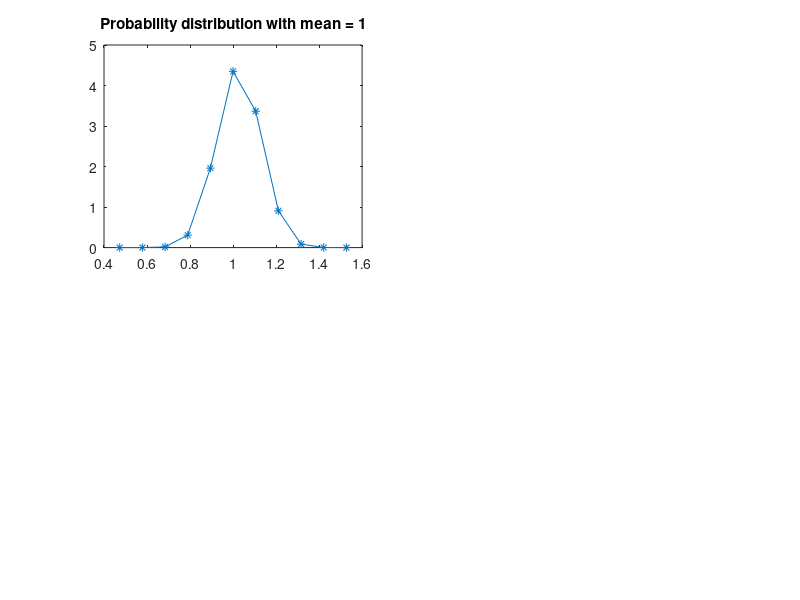

MATLAB code to generate this figure: (Note: this script raises an error after producing the figure.)
% clear;close all;
%% Test Hb dissociation look up table
alpha = 1.3e-6*1e3;  % O2 solubility  in water/plasma(mM/mmHg)
CHb   = 0.021*1e3;   % Hb binding site conc (mmol/L of RBC's)
Hct   = 0.40;    % hematocrit (unitless)
C0    = CHb*Hct; % blood oxygen binding capacity (mol/L)
n     = 2.7;     % Hill exponent
P50   = 27;      % half-max saturation of Hb
beta  = 16800*1e-3; % O2 solubility in air (mmHg/mM)

HbLookUp = load('Lookup.mat'); %outputs Hb dissociation curve lookup table
HbDisP = HbLookUp.LOOK.Plookup;
HbDisC = HbLookUp.LOOK.Clookup;
% Ceq = zeros(size(HbDisP));
% for iqs = 1:length(HbDisP)
%     Ceq(iqs) = alpha*HbDisP(iqs)+C0*((HbDisP(iqs)^n)/(HbDisP(iqs)^n+P50^n)); % transform to Pa
% end
% test interp1
% Cx = 1:1.7:12;
% Pvdist = interp1(HbDisC, HbDisP,Cx , "linear");
% plot(HbDisP, HbDisC, HbDisP, Ceq, '--', Pvdist, Cx, 'x-', 'Linewidth', 2);

%% Prepare pseudo-random continuous distribution
N = 20;
SD = 5e-1;

N = 20;
SD = 1e-1;

in = linspace(0.05, 2, N);
% normal probability distribution density
bell = normpdf(in, 1, SD);

% cut off low probabilities for compuational reasons
trashold = 0.000001;
in = in(bell>trashold);
bell = bell(bell>trashold);
N = numel(bell);

Vdist = in/ mean(in); % ventilation sweep with mean of 1
Pd = bell / mean(bell); % probability distribution with mean of one
% sum

% plot(Qdist, Qpd, Qdist, bell2)
% figure;plot(Vdist, '*');
% plot(Pd, '*');

figure(1);clf;subplot(221);
plot(Vdist, Pd, '*-');title('Probability distribution with mean = 1');
% bar(vrs, Pd);title(sprintf('Distribution of ventilation among %d elements', N));
% xlabel('Ventilated elements (L/)');
% 
% % distribution of flow
% figure(2);clf;
% bar(vrs, qrs);title('Distribution of flow');

%% parameters
D     = 285;      %apparent diffusion (L/min)
Pair  = 150;    %atmospheric oxygen partial pressure (mmHg)
Pin   = 45;     %mixed venous oxygen partial pressure - pulmonary inlet (mmHg)
Vvasc = 1;      %volume of vascular space (ml)
Valv  = 1;      %alveolar volume (ml)
l     = 1; %length of capillary

%load optimized diffusion (D) parameter
load('ModelD_optimization_v2_results.mat','JD','DD')
[~, jDpi] = min(JD); DDp = DD(jDpi);D = DDp;
par = [D Pair Pin alpha beta l];

%% Run ModelD eval - test the distribution
NN = 500;
tic
Qt = 0.05;Vpt = 0.3;
par(6) = 1;
par(1) = D;
[Pv,Pa,Cvi,Pvi,EPSv,dx] = modelD_SS_relaxation(NN,par,HbDisP,HbDisC,5,5);

fprintf('At Q = %2.2f and Vp  = %2.2f, pO2_{dist} = %2.1f (alv. = %2.1f), in %2.0f ms \n', Qt, Vpt, Pv, Pa, t*1000);
VQset = 0:0.01:0.2;
Cvid = zeros(numel(VQset), 1);
for i = 1:numel(VQset)
    fprintf('Jedu %2.0f %% \n' , i/numel(VQset)*100);
    [~,~,C] = modelD_SS_relaxation(NN,par,HbDisP,HbDisC,VQset(i),VQset(i));
    Cvid(i) = C(end);
end
%% 
cla;hold on;
plot(VQset, Cvid, 'o-');
yl = ylim;
plot(VQset(isnan(Cvid)), yl(1) + (yl(2)-yl(1))*0.9*ones(size(find(isnan(Cvid)))), 'o-');
t = toc;
% fprintf('Cvi %1.3f, CviSum %1.3f \n', Cvi(end), Csum);



%% init
% inputs
V = 5;
CO = 5;

vrs = V/N * Vdist; % pseudorandom ventilation set
% qrs = CO/N .* ones(N, 1); % flow - start simple unmatched
qrs = vrs; % flow matches ventilation 1:1
% qrs as a function of q
A = struct();
A = calculateDistributedAlveoliD(par, vrs, qrs, Pd, true);

%% save results
% DMR = struct(); % distributed model results
% DMR.CO = CO; % cardiac output
% DMR.Vp = Vpd; % ventilation
% DMR.Pv = Pvdist; % PO2 in pulmonary veins
% DMR.Qpd = Qpd; % flow probability distribution - same for all data points
% DMR.pVascND = pVascND; % non distributed
% DMR.pAlvND = pAlvND;
% snapfile = sprintf('Data\\snapshot_V%d_Q%d.mat', Vps, Qs);
% DMR.snap = load(snapfile).snap; % paralel for snapshot
% 
% save(filename, "DMR");
%% load results
% clear;
% figure(1);clf;
% DMR = load(filename).DMR; % distributed model results
% 
% % DMR = load("Data/DistributedModel_SD_0.mat").DMR; % distributed model results
% % DMR = load("DistributedModel_SD_2e-1.mat").DMR; % distributed model results
% % DMR = load("DistributedModel_SD_1e-3.mat").DMR; % distributed model results
% % N = length(DMR.snap.Qds)*10;
% 
% % DMR.snap.PvNDs = DMR.pVascND(3, 3);
% % DMR.snap.Pvs = DMR.snap.Ps;
% % subplot(131); histogram(dmr.snap.Qds, N, "EdgeAlpha",0.2);
% % subplot(132); histogram(dmr.snap.Pds, N); 
% %%
% subplot(231); cla; hold on;
% % b = DMR.snap.Qds.*DMR.Qpd;
% bar(DMR.snap.Qds, DMR.Qpd/sum(DMR.Qpd)*100);
% title(sprintf('Flow pseudodistribution at N = %d', N));
% ylabel('Count (%)');xlabel('BLood flow');
% % plot(DMR.snap.Qds,DMR.snap.Vds, 'x');
% % title(['Blood flow distribution in alveoli, Q_{total} = ' num2str(round(sum(DMR.snap.Qds), 2)) ' L/min']);
% % xlabel('Q');ylabel('V');
% % Qsm = mean(DMR.snap.Qds);
% % Vsm = mean(DMR.snap.Vds);
% % plot([Qsm Qsm], [min(DMR.snap.Vds) max(DMR.snap.Vds)], 'r--')
% % plot([min(DMR.snap.Qds) max(DMR.snap.Qds)], [Vsm Vsm], 'r--')
% %%
% subplot(232); cla;hold on;
% % plot(DMR.snap.Pds,1:numel(DMR.snap.Qds), 'x'); 
% b = DMR.snap.Qds.*DMR.Qpd;
% bar(DMR.snap.Vds, DMR.Qpd/sum(DMR.Qpd)*100);
% title(sprintf('Flow pseudodistribution at N = %d', N));
% ylabel('Count (%)');xlabel('BLood flow');
% 
% 
% histogram(DMR.snap.Pds, N/10);
% title(['Partial pressure in distributed alveoli, Pa = ' num2str(round(DMR.snap.Pvs, 2))]);
% plot([DMR.snap.PvNds DMR.snap.PvNds], [0 max(ylim)], 'c:', 'LineWidth',1.5)
% plot([DMR.snap.Pvs DMR.snap.Pvs], [0 max(ylim)], 'r--')
% legend('Capillary pO2', '1 comp pO2', 'dist venous pO2', 'Location','northwest')
% xlabel('P_{O2}');ylabel('Count in category');
% 
% subplot(233); cla;hold on;
% [X Y] = meshgrid(DMR.CO, DMR.Vp);
% % surf(X, Y, DMR.Pv');
% contour(X, Y, DMR.pVascND', '--', 'ShowText','on', 'LineWidth',2);
% contour(X, Y, DMR.Pv', '-', 'ShowText','on', 'LineWidth',1);
% 
% xlabel('CO L/min');
% ylabel('V (L/min)');
% zlabel('P_O2 (mmHg)');
% legend('1 comp', 'Distributed')
% colorbar
% % view(2)
% 
% % PLot surf
% subplot(223);cla;hold on;
% surf(X, Y, DMR.pVascND', 'LineStyle','--', 'LineWidth',1);
% surf(X, Y, DMR.Pv', 'LineStyle','-', 'LineWidth',1);
% xlabel('CO L/min');
% ylabel('V (L/min)');
% zlabel('P_O2 (mmHg)');
% colorbar
% % view(2)
% legend('Distributed', 'Single comp')
% 
% % plot Px
% % figure(3);clf;hold on;
% subplot(224);cla;hold on;
% serco = 1:1:numel(DMR.CO); % selected range CO
% servp = 3:3:numel(DMR.Vp);% selected range Vp
% plot(DMR.CO(serco), DMR.pVascND(serco, servp), 'o-');
% set(gca, 'ColorOrderIndex', 1)
% plot(DMR.CO(serco), DMR.Pv(serco, servp), 'x--');
% xlabel('whole organ CO (L/min)');ylabel('pO2 (mmHg)')
% title('Distributed alveoli with normal distribution of flow at Vp rates')
% legend(string([DMR.Vp(servp) DMR.Vp(servp)]), 'NumColumns',2)
% % legend('Single compartment', 'Distributed')
% % legend('SD = 0.001', 'SD = 0.1','SD = 1');
% saveas(gcf, sprintf("figures/DistributedModelD_VQ_SD_%1.1e.fig", SD));
% saveas(gcf, sprintf("figures/DistributedModelD_VQ_SD_%1.1e.png", SD));